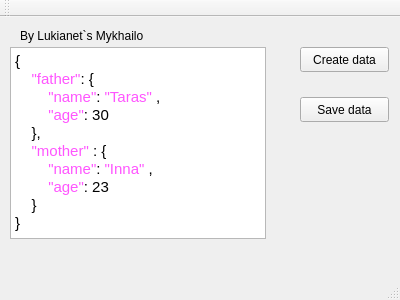
<?xml version="1.0" encoding="UTF-8"?>
<ui version="4.0">
 <class>MainWindow</class>
 <widget class="QMainWindow" name="MainWindow">
  <property name="geometry">
   <rect>
    <x>0</x>
    <y>0</y>
    <width>400</width>
    <height>300</height>
   </rect>
  </property>
  <property name="windowTitle">
   <string>MainWindow</string>
  </property>
  <widget class="QWidget" name="centralWidget">
   <widget class="QLabel" name="label">
    <property name="geometry">
     <rect>
      <x>20</x>
      <y>10</y>
      <width>191</width>
      <height>17</height>
     </rect>
    </property>
    <property name="text">
     <string>By Lukianet`s Mykhailo</string>
    </property>
   </widget>
   <widget class="QTextBrowser" name="textBrowser">
    <property name="geometry">
     <rect>
      <x>10</x>
      <y>30</y>
      <width>256</width>
      <height>192</height>
     </rect>
    </property>
    <property name="html">
     <string>&lt;!DOCTYPE HTML PUBLIC &quot;-//W3C//DTD HTML 4.0//EN&quot; &quot;http://www.w3.org/TR/REC-html40/strict.dtd&quot;&gt;
&lt;html&gt;&lt;head&gt;&lt;meta name=&quot;qrichtext&quot; content=&quot;1&quot; /&gt;&lt;style type=&quot;text/css&quot;&gt;
p, li { white-space: pre-wrap; }
&lt;/style&gt;&lt;/head&gt;&lt;body style=&quot; font-family:'Ubuntu'; font-size:11pt; font-weight:400; font-style:normal;&quot;&gt;
&lt;p style=&quot; margin-top:0px; margin-bottom:0px; margin-left:0px; margin-right:0px; -qt-block-indent:0; text-indent:0px;&quot;&gt;{&lt;/p&gt;
&lt;p style=&quot; margin-top:0px; margin-bottom:0px; margin-left:0px; margin-right:0px; -qt-block-indent:0; text-indent:0px;&quot;&gt;&lt;span style=&quot; font-family:'monospace'; color:#c0c0c0;&quot;&gt;    &lt;/span&gt;&lt;span style=&quot; font-family:'monospace'; color:#ff55ff;&quot;&gt;&amp;quot;father&amp;quot;&lt;/span&gt;&lt;span style=&quot; font-family:'monospace';&quot;&gt;:&lt;/span&gt;&lt;span style=&quot; font-family:'monospace'; color:#c0c0c0;&quot;&gt; &lt;/span&gt;&lt;span style=&quot; font-family:'monospace';&quot;&gt;{&lt;/span&gt;&lt;/p&gt;
&lt;p style=&quot; margin-top:0px; margin-bottom:0px; margin-left:0px; margin-right:0px; -qt-block-indent:0; text-indent:0px;&quot;&gt;&lt;span style=&quot; font-family:'monospace'; color:#c0c0c0;&quot;&gt;        &lt;/span&gt;&lt;span style=&quot; font-family:'monospace'; color:#ff55ff;&quot;&gt;&amp;quot;name&amp;quot;&lt;/span&gt;&lt;span style=&quot; font-family:'monospace';&quot;&gt;:&lt;/span&gt;&lt;span style=&quot; font-family:'monospace'; color:#c0c0c0;&quot;&gt; &lt;/span&gt;&lt;span style=&quot; font-family:'monospace'; color:#ff55ff;&quot;&gt;&amp;quot;Taras&amp;quot;&lt;/span&gt;&lt;span style=&quot; font-family:'monospace'; color:#c0c0c0;&quot;&gt; &lt;/span&gt;&lt;span style=&quot; font-family:'monospace';&quot;&gt;,&lt;/span&gt;&lt;/p&gt;
&lt;p style=&quot; margin-top:0px; margin-bottom:0px; margin-left:0px; margin-right:0px; -qt-block-indent:0; text-indent:0px;&quot;&gt;&lt;span style=&quot; font-family:'monospace'; color:#c0c0c0;&quot;&gt;        &lt;/span&gt;&lt;span style=&quot; font-family:'monospace'; color:#ff55ff;&quot;&gt;&amp;quot;age&amp;quot;&lt;/span&gt;&lt;span style=&quot; font-family:'monospace';&quot;&gt;:&lt;/span&gt;&lt;span style=&quot; font-family:'monospace'; color:#c0c0c0;&quot;&gt; &lt;/span&gt;&lt;span style=&quot; font-family:'monospace';&quot;&gt;30&lt;/span&gt;&lt;/p&gt;
&lt;p style=&quot; margin-top:0px; margin-bottom:0px; margin-left:0px; margin-right:0px; -qt-block-indent:0; text-indent:0px;&quot;&gt;&lt;span style=&quot; font-family:'monospace'; color:#c0c0c0;&quot;&gt;    &lt;/span&gt;&lt;span style=&quot; font-family:'monospace';&quot;&gt;},&lt;/span&gt;&lt;/p&gt;
&lt;p style=&quot; margin-top:0px; margin-bottom:0px; margin-left:0px; margin-right:0px; -qt-block-indent:0; text-indent:0px;&quot;&gt;&lt;span style=&quot; font-family:'monospace'; color:#c0c0c0;&quot;&gt;    &lt;/span&gt;&lt;span style=&quot; font-family:'monospace'; color:#ff55ff;&quot;&gt;&amp;quot;mother&amp;quot;&lt;/span&gt;&lt;span style=&quot; font-family:'monospace'; color:#c0c0c0;&quot;&gt; &lt;/span&gt;&lt;span style=&quot; font-family:'monospace';&quot;&gt;:&lt;/span&gt;&lt;span style=&quot; font-family:'monospace'; color:#c0c0c0;&quot;&gt; &lt;/span&gt;&lt;span style=&quot; font-family:'monospace';&quot;&gt;{&lt;/span&gt;&lt;/p&gt;
&lt;p style=&quot; margin-top:0px; margin-bottom:0px; margin-left:0px; margin-right:0px; -qt-block-indent:0; text-indent:0px;&quot;&gt;&lt;span style=&quot; font-family:'monospace'; color:#c0c0c0;&quot;&gt;        &lt;/span&gt;&lt;span style=&quot; font-family:'monospace'; color:#ff55ff;&quot;&gt;&amp;quot;name&amp;quot;&lt;/span&gt;&lt;span style=&quot; font-family:'monospace';&quot;&gt;:&lt;/span&gt;&lt;span style=&quot; font-family:'monospace'; color:#c0c0c0;&quot;&gt; &lt;/span&gt;&lt;span style=&quot; font-family:'monospace'; color:#ff55ff;&quot;&gt;&amp;quot;Inna&amp;quot;&lt;/span&gt;&lt;span style=&quot; font-family:'monospace'; color:#c0c0c0;&quot;&gt; &lt;/span&gt;&lt;span style=&quot; font-family:'monospace';&quot;&gt;,&lt;/span&gt;&lt;/p&gt;
&lt;p style=&quot; margin-top:0px; margin-bottom:0px; margin-left:0px; margin-right:0px; -qt-block-indent:0; text-indent:0px;&quot;&gt;&lt;span style=&quot; font-family:'monospace'; color:#c0c0c0;&quot;&gt;        &lt;/span&gt;&lt;span style=&quot; font-family:'monospace'; color:#ff55ff;&quot;&gt;&amp;quot;age&amp;quot;&lt;/span&gt;&lt;span style=&quot; font-family:'monospace';&quot;&gt;:&lt;/span&gt;&lt;span style=&quot; font-family:'monospace'; color:#c0c0c0;&quot;&gt; &lt;/span&gt;&lt;span style=&quot; font-family:'monospace';&quot;&gt;23&lt;/span&gt;&lt;/p&gt;
&lt;p style=&quot; margin-top:0px; margin-bottom:0px; margin-left:0px; margin-right:0px; -qt-block-indent:0; text-indent:0px;&quot;&gt;&lt;span style=&quot; font-family:'monospace'; color:#c0c0c0;&quot;&gt;    &lt;/span&gt;&lt;span style=&quot; font-family:'monospace';&quot;&gt;}&lt;/span&gt;&lt;/p&gt;
&lt;p style=&quot; margin-top:0px; margin-bottom:0px; margin-left:0px; margin-right:0px; -qt-block-indent:0; text-indent:0px;&quot;&gt;&lt;span style=&quot; font-family:'monospace';&quot;&gt;}&lt;/span&gt;&lt;/p&gt;&lt;/body&gt;&lt;/html&gt;</string>
    </property>
   </widget>
   <widget class="QPushButton" name="pushButton">
    <property name="geometry">
     <rect>
      <x>300</x>
      <y>30</y>
      <width>89</width>
      <height>25</height>
     </rect>
    </property>
    <property name="text">
     <string>Create data</string>
    </property>
   </widget>
   <widget class="QPushButton" name="pushButton_2">
    <property name="geometry">
     <rect>
      <x>300</x>
      <y>80</y>
      <width>89</width>
      <height>25</height>
     </rect>
    </property>
    <property name="text">
     <string>Save data</string>
    </property>
   </widget>
  </widget>
  <widget class="QMenuBar" name="menuBar">
   <property name="geometry">
    <rect>
     <x>0</x>
     <y>0</y>
     <width>400</width>
     <height>22</height>
    </rect>
   </property>
  </widget>
  <widget class="QToolBar" name="mainToolBar">
   <attribute name="toolBarArea">
    <enum>TopToolBarArea</enum>
   </attribute>
   <attribute name="toolBarBreak">
    <bool>false</bool>
   </attribute>
  </widget>
  <widget class="QStatusBar" name="statusBar"/>
 </widget>
 <layoutdefault spacing="6" margin="11"/>
 <resources/>
 <connections/>
</ui>
